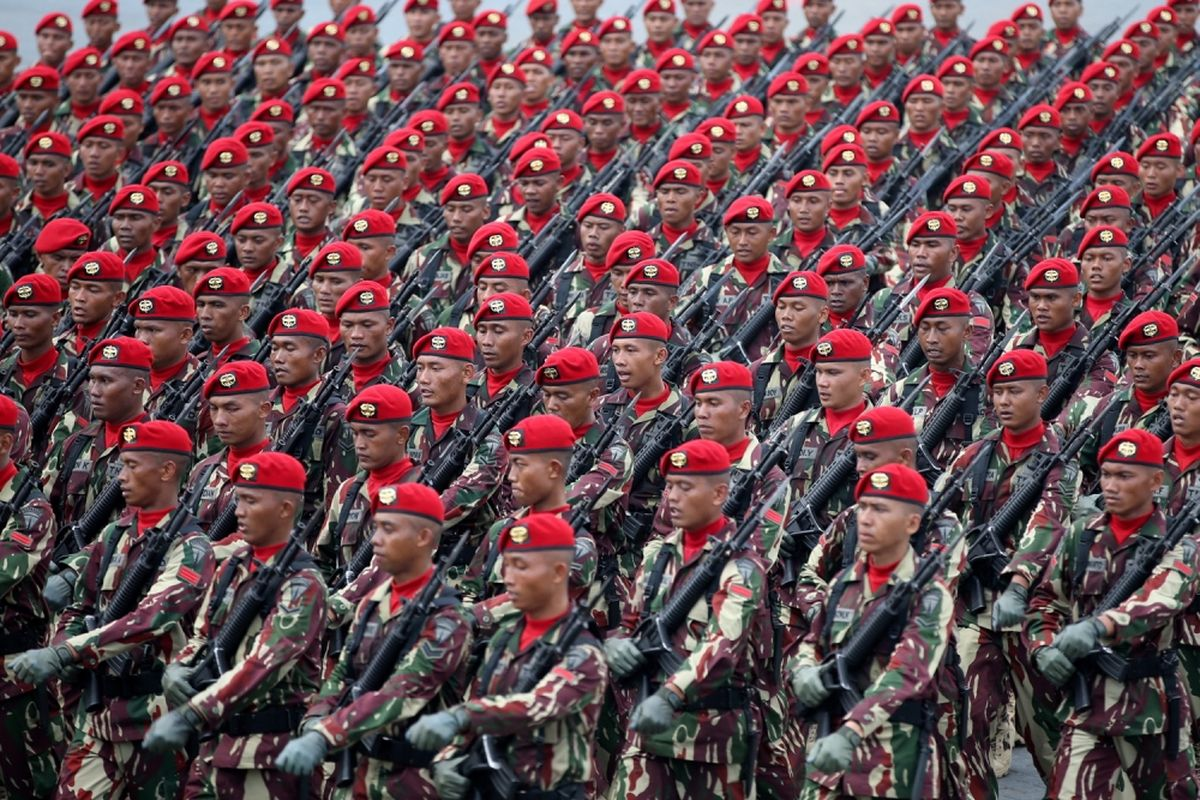
#> input picture tni.jpg, 1200 x 800 px
$ python 'L7_Menghitung deteksi sawit dengan template matching(2).py'
#> lines starting #> are read from the running program, lines starting #| are printed output that depends on the picture; after the words box and inside, x2 and y2 are one past the last pixel; in counts of white or black regions, pixels touching at a corner belong together
import cv2
import numpy as np

## membaca gambar utuh untuk dicari
img_rgb = cv2.imread('tni.jpg')
#> img_rgb is the input picture: shape (800, 1200, 3); mean B, G, R 79.2, 74.3, 104.8
img_gray = cv2.cvtColor(img_rgb, cv2.COLOR_BGR2GRAY)
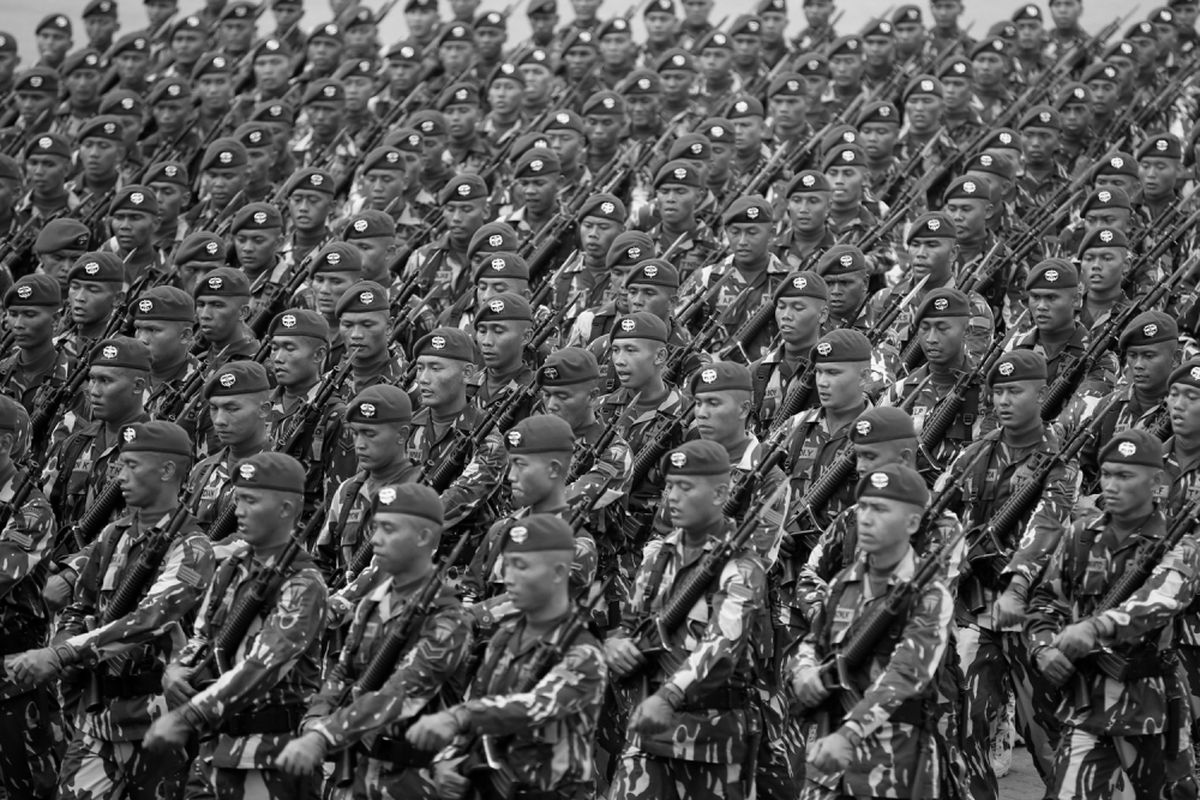
#> img_gray: shape (800, 1200); min 0, max 255, mean 84

## membaca template
template = cv2.imread('tni2.png', 0)
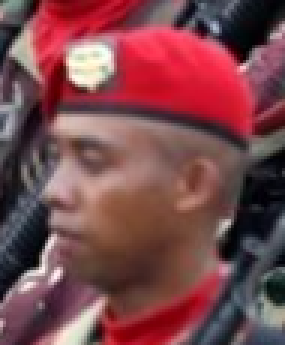
#> input picture tni2.png, 95 x 115 px (shown 3 times larger)
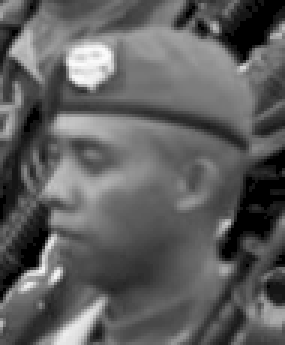
#> template: shape (115, 95) (shown 3 times larger); min 0, max 251, mean 94.3

## ukuran template. ukuran ini akan digunakan untuk menggambar kotak
w, h = template.shape[::-1]
#> w = 95; h = 115

# menggunakan metode COEFF-NORMALIZED
res = cv2.matchTemplate(img_gray, template, cv2.TM_CCOEFF_NORMED)
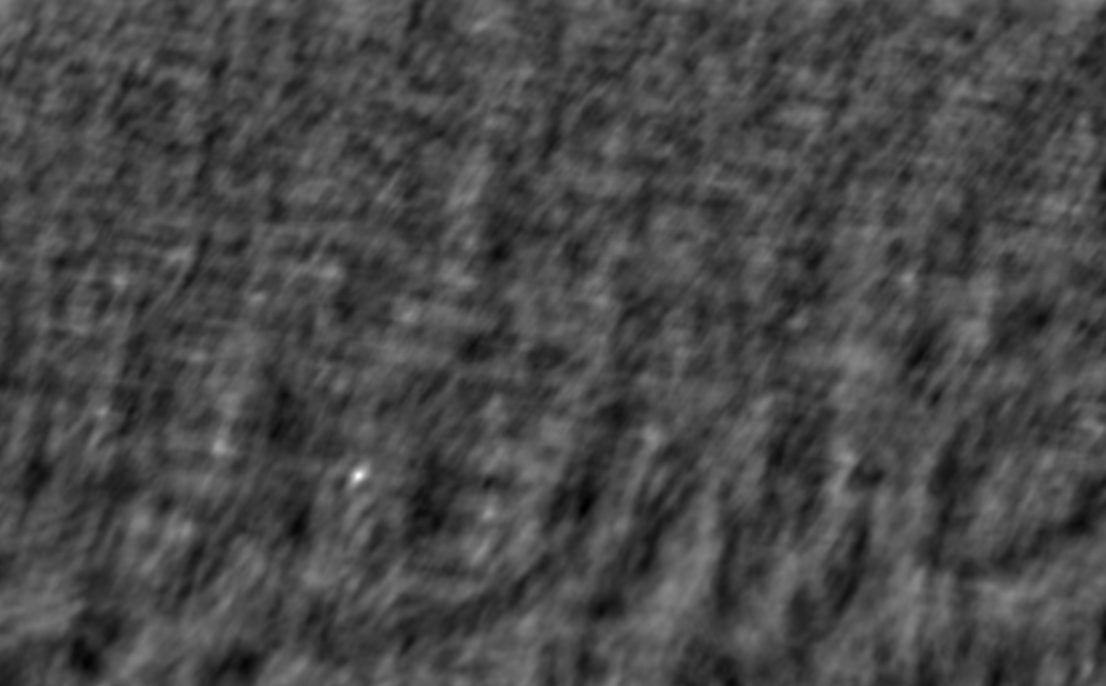
#> res: shape (686, 1106) float32; min -0.316, max 0.812, mean 0.00545; drawn with min black and max white

# Nilai threshold atau ambang batas deteksi kemiripan titik.
# Lakukan eksperimen dengan merubah nilai ini
threshold = 0.15
loc = np.where(res >= threshold)
#> loc = 31291 positions, rows 0 to 685, columns 0 to 1105

## membuat array kosong untuk menyimpan lokasi-lokasi dari hasil deteksi
lspoint = []
lspoint2 = []
count = 0 # untuk menyimpan jumlah matching yang ditemukan

for pt in zip(*loc[::-1]):
    ## jika sudah ada, skip lokasi tersebut
    if pt[0] not in lspoint and pt[1] not in lspoint2:
        ## gambar persegi warna kuning dengan ketebalan dua poin
        cv2.rectangle(img_rgb, pt, (pt[0] + w, pt[1] + h), (0,255,255), 2)
        for i in range(((pt[0])-9), ((pt[0])+9), 1):
            ## tambahkan koordinat x ke list
            lspoint.append(i)
        for k in range(((pt[1])-9), ((pt[1])+9), 1):
            ## tambahkan koordinat y ke list
            lspoint2.append(k)
        count += 1 ### berapa jumlah matching yang ditemukan?
    else:
        continue
#> this loop made 31291 passes
#> pt on passes 1 to 12: (0, 0), (1, 0), (2, 0), (3, 0), (4, 0), (5, 0), (6, 0), (7, 0), (8, 0), (9, 0), (10, 0), (11, 0)
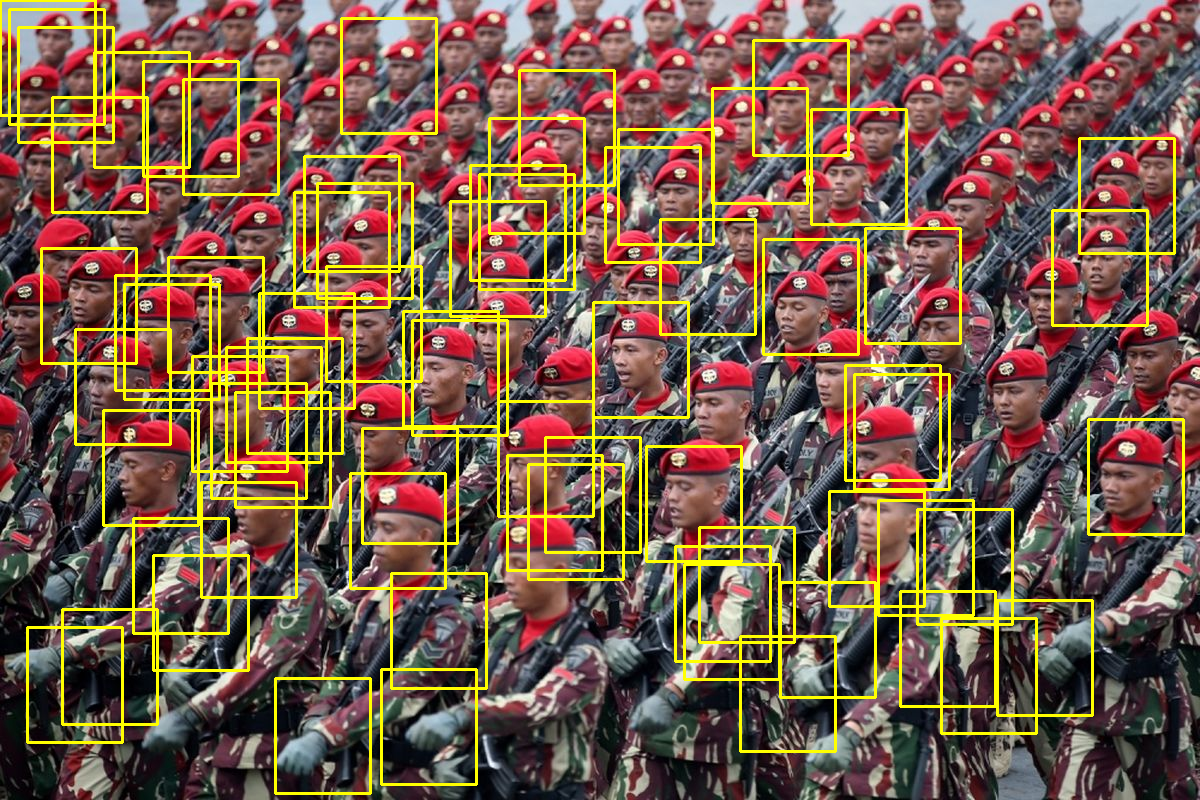
#> img_rgb: shape (800, 1200, 3); 8.95% of pixels changed, all inside (x1, y1, x2, y2) = (0, 0, 1185, 795)
#> after the loop, count = 71; lspoint = 1278 values, max 1096 at index 827, min -9 at index 0, mean 460; lspoint2 = 1278 values, max 686 at index 1277, min -9 at index 0, mean 329

print("Jumlah objek ditemukan:", count)
#| Jumlah objek ditemukan: 71

## tampilkan dengan imshow
cv2.imshow('Detected Objects', img_rgb)
cv2.waitKey(0)
cv2.destroyAllWindows()
